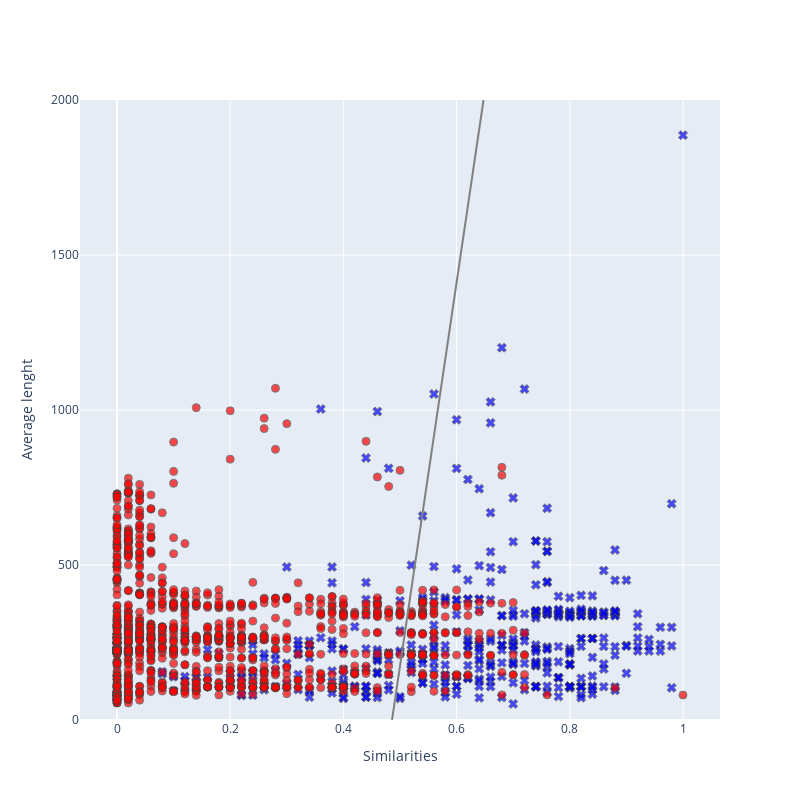

Notebook cell for this chart:
### Code cell
from similarities.lsh_similarity import LSHSimilarity
hist_file('filtered.csv', LSHSimilarity())
hist_file('filtered.csv', LSHSimilarity(vectorized=True))

### Figure 1 — Plotly figure (JSON) as saved in the notebook; plotly's stock layout.template omitted (floating-point values rounded to 4 significant figures; data arrays with more than 128 entries replaced by an {"elided": "..."} marker saying what was removed)
{"data": [{"marker": {"color": "blue", "line": {"width": 1}, "opacity": 0.7, "size": 8, "symbol": "x"}, "mode": "markers", "name": "positive", "showlegend": false, "type": "scatter", "x": {"elided": "440 float values"}, "y": {"elided": "440 float values"}}, {"marker": {"color": "red", "line": {"width": 1}, "opacity": 0.7, "size": 8, "symbol": "circle"}, "mode": "markers", "name": "negative", "showlegend": false, "type": "scatter", "x": {"elided": "1178 float values"}, "y": {"elided": "1178 float values"}}, {"line": {"color": "gray"}, "mode": "lines", "name": "decision boundary", "showlegend": false, "type": "scatter", "x": [0, 0.02041, 0.04082, 0.06122, 0.08163, 0.102, 0.1224, 0.1429, 0.1633, 0.1837, 0.2041, 0.2245, 0.2449, 0.2653, 0.2857, 0.3061, 0.3265, 0.3469, 0.3673, 0.3878, 0.4082, 0.4286, 0.449, 0.4694, 0.4898, 0.5102, 0.5306, 0.551, 0.5714, 0.5918, 0.6122, 0.6327, 0.6531, 0.6735, 0.6939, 0.7143, 0.7347, 0.7551, 0.7755, 0.7959, 0.8163, 0.8367, 0.8571, 0.8776, 0.898, 0.9184, 0.9388, 0.9592, 0.9796, 1], "y": [-6012.0, -5759.0, -5507.0, -5254.0, -5002.0, -4749.0, -4497.0, -4244.0, -3992.0, -3739.0, -3487.0, -3234.0, -2982.0, -2729.0, -2477.0, -2224.0, -1972.0, -1719.0, -1467.0, -1214.0, -961.8, -709.3, -456.8, -204.3, 48.15, 300.6, 553.1, 805.6, 1058.0, 1311.0, 1563.0, 1816.0, 2068.0, 2321.0, 2573.0, 2826.0, 3078.0, 3331.0, 3583.0, 3836.0, 4088.0, 4341.0, 4593.0, 4846.0, 5098.0, 5351.0, 5603.0, 5856.0, 6108.0, 6361.0]}], "layout": {"height": 800, "width": 800, "xaxis": {"title": {"text": "Similarities"}}, "yaxis": {"range": [0, 2000], "title": {"text": "Average lenght"}}}}
